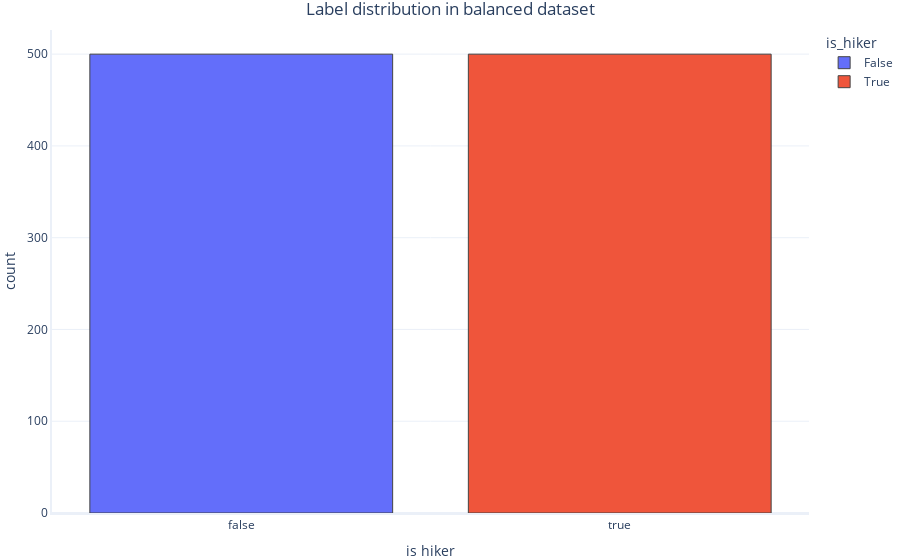

Notebook source saved alongside this figure:
### Code cell
# Plot frequency for "is_hiker" labels
graphings.multiple_histogram(balanced_dataset, label_x="is_hiker", label_group="is_hiker", title="Label distribution in balanced dataset")

### Figure 1 — Plotly figure (JSON) as saved in the notebook; plotly's stock layout.template omitted (floating-point values rounded to 4 significant figures; data arrays with more than 128 entries replaced by an {"elided": "..."} marker saying what was removed)
{"data": [{"histfunc": "count", "name": "False", "type": "histogram", "x": {"elided": "500 bool values"}}, {"histfunc": "count", "name": "True", "type": "histogram", "x": {"elided": "500 bool values"}}], "layout": {"legend": {"title": {"text": "is_hiker"}}, "title": {"text": "Label distribution in balanced dataset"}, "xaxis": {"title": {"text": "is hiker"}}, "yaxis": {"title": {"text": "count"}}}}
